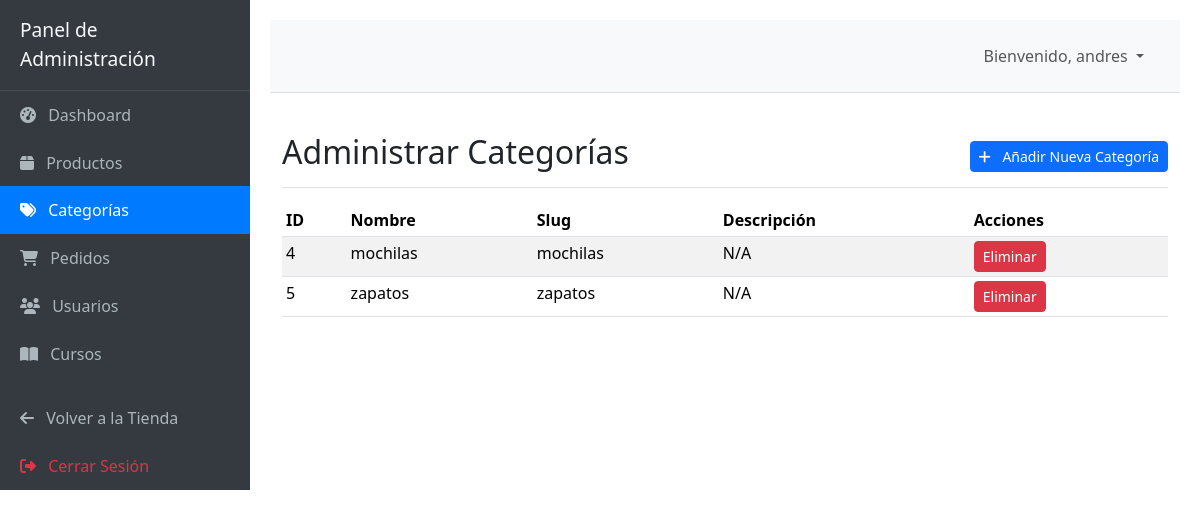
The page /dashboard/categorias/ (signed in) on the database as committed earlier.
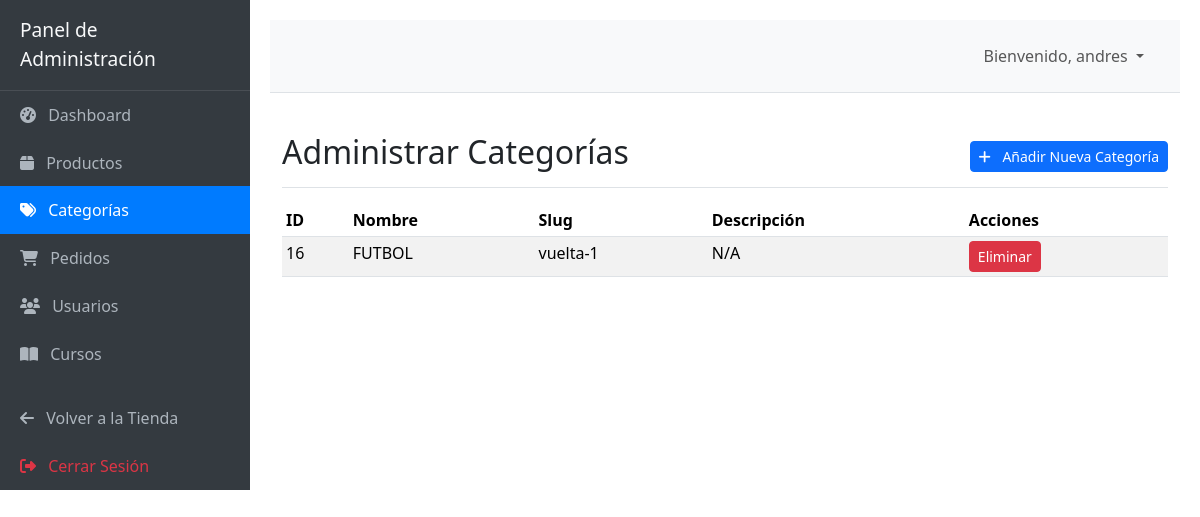
The same page on the database as committed later.
### productos/models.py (models this page shows, shortened)
class Categoria(models.Model):
    nombre = models.CharField(max_length=100, unique=True)
    slug = models.SlugField(max_length=100, unique=True, help_text="URL amigable (ej: zapatos-mujer)")
    descripcion = models.TextField(blank=True, null=True)
    FONDO_CHOICES = [
        ('imagen1defondo.png', 'tarjetas'),
        ('tarjeta1.png', 'tarjeta1'),
        ('tarjeta2.png', 'tarjeta2'),
        ('tarjeta3.png', 'tarjeta3'),
    ]
    imagen_fondo = models.CharField(
        max_length=64,
        choices=FONDO_CHOICES,
        default='fondo.png',
        help_text="Imagen de fondo de la tarjeta (elige una de las imágenes del proyecto)"
    )
    imagen_principal = models.ImageField(upload_to='productos_categoria/', blank=True, null=True, help_text="Imagen principal del producto para mostrar en la tarjeta de la categoría")
    class Meta:
        verbose_name_plural = "Categorías"
        ordering = ['nombre']

### core/views.py (the view)
# urls.py: path('dashboard/categorias/', views.categoria_lista_admin, name='categoria_lista_admin'),
@admin_required(login_url='core:login')
def categoria_lista_admin(request):
    categorias = Categoria.objects.all().order_by('nombre')
    context = {
        'categorias': categorias,
        'titulo_pagina': 'Administrar Categorías',
    }
    return render(request, 'core/dashboard_categorias_lista.html', context)

### core/context_processors.py (called while the page is built)
def cart_item_count(request):
    cart = request.session.get('cart', {})
    total_items = sum(item_data.get('cantidad', 0) for item_data in cart.values())
    return {'cart_item_count': total_items}

### core/views.py (called while the page is built)
def is_admin_user(user):
    if user.is_authenticated:
        return user.is_staff or user.is_superuser or user.groups.filter(name='Administradores').exists()
    return False

### core/templates/core/dashboard_categorias_lista.html (shortened to what this page needs)
{% extends 'core/dashboard_base.html' %}
{% load static %}
{% block dashboard_content %}
<div class="d-flex justify-content-between flex-wrap flex-md-nowrap align-items-center pt-3 pb-2 mb-3 border-bottom">
    <h1 class="h2">{{ titulo_pagina }}</h1>
    <div class="btn-toolbar mb-2 mb-md-0">
        <a href="{% url 'core:categoria_crear_admin' %}" class="btn btn-sm btn-primary">
            <i class="fas fa-plus me-2"></i> Añadir Nueva Categoría
        </a>
    </div>
</div>
<div class="table-responsive">
    <table class="table table-striped table-sm">
        <thead>
            <tr>
                <th>ID</th>
                <th>Nombre</th>
                <th>Slug</th>
                <th>Descripción</th>
                <th>Acciones</th>
            </tr>
        </thead>
        <tbody>
            {% for categoria in categorias %}
            <tr>
                <td>{{ categoria.id }}</td>
                <td>{{ categoria.nombre }}</td>
                <td>{{ categoria.slug }}</td>
                <td>{{ categoria.descripcion|default:"N/A" }}</td>
                <td>
                    <form method="post" action="{% url 'core:eliminar_categoria' categoria.id %}" style="display:inline;">
                        <button type="submit" class="btn btn-danger btn-sm" onclick="return confirm('¿Seguro que deseas eliminar esta categoría?');">Eliminar</button>
                    </form>
                </td>
            </tr>
            {% empty %}
            <tr>
                <td colspan="5" class="text-center">No hay categorías disponibles.</td>
            </tr>
            {% endfor %}
        </tbody>
    </table>
</div>
{% endblock %}

Rows that differ between the two databases and show on the page:
removed Categoria: id "4", nombre "mochilas", slug "mochilas", descripcion "N/A"
removed Categoria: id "5", nombre "zapatos", slug "zapatos", descripcion "N/A"
added Categoria: id "16", nombre "FUTBOL", slug "vuelta-1", descripcion "N/A"
